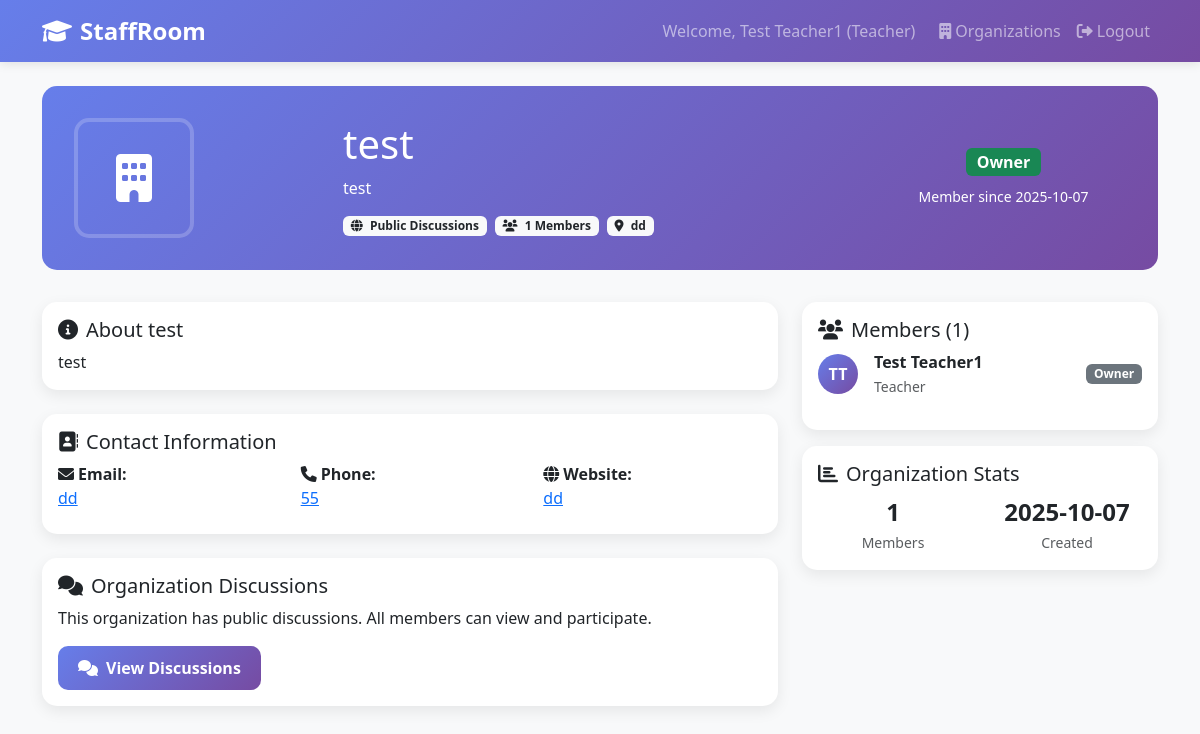
Before: /organization/8 (signed in) with the older database file.
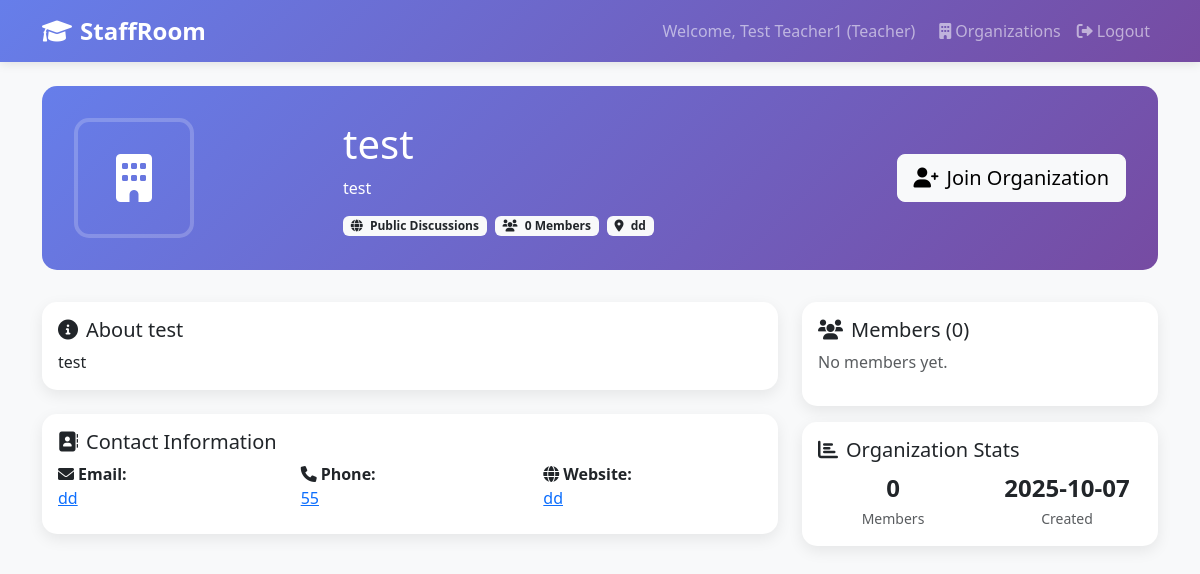
After: the same page with the newer database file.
### tables this page shows
CREATE TABLE organization_memberships (
        id INTEGER PRIMARY KEY AUTOINCREMENT,
        organization_id INTEGER NOT NULL,
        user_id INTEGER NOT NULL,
        role TEXT DEFAULT 'member' CHECK (role IN ('owner', 'admin', 'member')),
        joined_at TIMESTAMP DEFAULT CURRENT_TIMESTAMP,
        FOREIGN KEY (organization_id) REFERENCES organizations (id),
        FOREIGN KEY (user_id) REFERENCES users (id),
        UNIQUE(organization_id, user_id)
    );

CREATE TABLE users (
                id INTEGER PRIMARY KEY AUTOINCREMENT,
                username TEXT UNIQUE NOT NULL,
                email TEXT UNIQUE NOT NULL,
                password_hash TEXT NOT NULL,
                first_name TEXT NOT NULL,
                last_name TEXT NOT NULL,
                user_type TEXT NOT NULL CHECK (user_type IN ('teacher', 'student', 'admin')),
                created_at TIMESTAMP DEFAULT CURRENT_TIMESTAMP,
                is_active BOOLEAN DEFAULT 1
            , phone_number TEXT, profile_photo_path TEXT, bio TEXT);

### web_app.py (the view)
@app.route('/organization/<int:org_id>')
def organization_detail(org_id):
    if 'user_id' not in session:
        return redirect(url_for('login'))
    organization = db.get_organization_by_id(org_id)
    if not organization:
        return "Organization not found", 404
    members = db.get_organization_members(org_id)
    user_membership = db.is_organization_member(org_id, session['user_id'])
    return render_template('organization_detail.html',
                         organization=organization,
                         members=members,
                         user_membership=user_membership,
                         is_org_admin=user_membership and user_membership['role'] == 'admin')

### web_app.py (called while the page is built)
    def get_connection(self):
        if self.db_path.startswith('postgresql://'):
            import psycopg2
            from psycopg2.extras import RealDictCursor
            conn = psycopg2.connect(self.db_path, cursor_factory=RealDictCursor)
        else:
            db_file = self.db_path.replace('sqlite:///', '')
            conn = sqlite3.connect(db_file)
            conn.row_factory = sqlite3.Row
        return conn

    def get_organization_by_id(self, org_id):
        conn = self.get_connection()
        cursor = conn.execute("""
            SELECT o.*, u.first_name, u.last_name
            FROM organizations o
            JOIN users u ON o.created_by = u.id
            WHERE o.id = ?
        """, (org_id,))
        organization = cursor.fetchone()
        conn.close()
        return dict(organization) if organization else None

### templates/organization_detail.html (shortened to what the changed rows need)
<!DOCTYPE html>
<html lang="en">
<head>
    <link href="https://cdn.jsdelivr.net/npm/bootstrap@5.3.0/dist/css/bootstrap.min.css" rel="stylesheet">
    <link href="https://cdnjs.cloudflare.com/ajax/libs/font-awesome/6.0.0/css/all.min.css" rel="stylesheet">
</head>
<body>
    <div class="container mt-4">
        <div class="organization-header">
            <div class="row align-items-center">
                <div class="col-md-6">
                    <h1 class="mb-2">{{ organization.name }}</h1>
                    <div class="d-flex align-items-center">
                        <span class="badge bg-light text-dark me-2">
                            <i class="fas fa-{% if organization.discussion_privacy == 'public' %}globe{% else %}lock{% endif %} me-1"></i>
                            {{ organization.discussion_privacy.title() }} Discussions
                        </span>
                        <span class="badge bg-light text-dark me-2">
                            <i class="fas fa-users me-1"></i>
                            {{ members|length }} Members
                        </span>
                        {% if organization.location %}
                        <span class="badge bg-light text-dark">
                            <i class="fas fa-map-marker-alt me-1"></i>
                            {{ organization.location }}
                        </span>
                        {% endif %}
                    </div>
                </div>
                <div class="col-md-3 text-end">
                    {% if not user_membership %}
                    <button class="btn btn-light btn-lg" id="joinOrgBtn">
                        <i class="fas fa-user-plus me-2"></i>Join Organization
                    </button>
                    {% else %}
                    <div class="text-center">
                        <span class="badge bg-success fs-6 mb-2">{{ user_membership.role.title() }}</span>
                        <br>
                        {% if user_membership.joined_at %}
                        <small>Member since {{ user_membership.joined_at[:10] }}</small>
                        {% endif %}
                    </div>
                    {% endif %}
                </div>
            </div>
        </div>
        <div class="row">
            <div class="col-md-8">
                {% if user_membership %}
                <div class="card">
                    <div class="card-body">
                        <h5 class="card-title">
                            <i class="fas fa-comments me-2"></i>Organization Discussions
                        </h5>
                        <p class="card-text">
                            {% if organization.discussion_privacy == 'private' %}
                            This organization has private discussions. Only members can view and participate.
                            {% else %}
                            This organization has public discussions. All members can view and participate.
                            {% endif %}
                        </p>
                        <a href="{{ url_for('discussions') }}?org={{ organization.id }}" class="btn btn-primary">
                            <i class="fas fa-comments me-2"></i>View Discussions
                        </a>
                    </div>
                </div>
                {% endif %}
            </div>
            <div class="col-md-4">
                <div class="card">
                    <div class="card-body">
                        <h5 class="card-title">
                            <i class="fas fa-users me-2"></i>Members ({{ members|length }})
                        </h5>
                        {% if members %}
                            <div class="members-list">
                                {% for member in members %}
                                <div class="d-flex align-items-center mb-3">
                                    <div class="member-avatar me-3">
                                        {{ member.first_name[0] }}{{ member.last_name[0] }}
                                    </div>
                                    <div class="flex-grow-1">
                                        <div class="fw-bold">{{ member.first_name }} {{ member.last_name }}</div>
                                        <small class="text-muted">{{ member.user_type.title() }}</small>
                                    </div>
                                    <span class="badge bg-secondary">{{ member.role.title() }}</span>
                                </div>
                                {% endfor %}
                            </div>
                        {% else %}
                            <p class="text-muted">No members yet.</p>
                        {% endif %}
                    </div>
                </div>
                <div class="card mt-3">
                    <div class="card-body">
                        <div class="row text-center">
                            <div class="col-6">
                                <div class="fw-bold fs-4">{{ members|length }}</div>
                                <small class="text-muted">Members</small>
                            </div>
                        </div>
                    </div>
                </div>
            </div>
        </div>
    </div>
</body>
</html>

Changed rows visible on the page:
removed organization_memberships: role "Owner", joined_at "2025-10-07", first_name "T", last_name "T", first_name "Test", last_name "Teacher1", user_type "Teacher"
Other visible differences:
{{ members|length }}: "1" → "0"
text no longer shown: "Member since Organization Discussions This organization has public discussions. All members can view and participate. View Discussions"
text now shown: "Join Organization No members yet."
